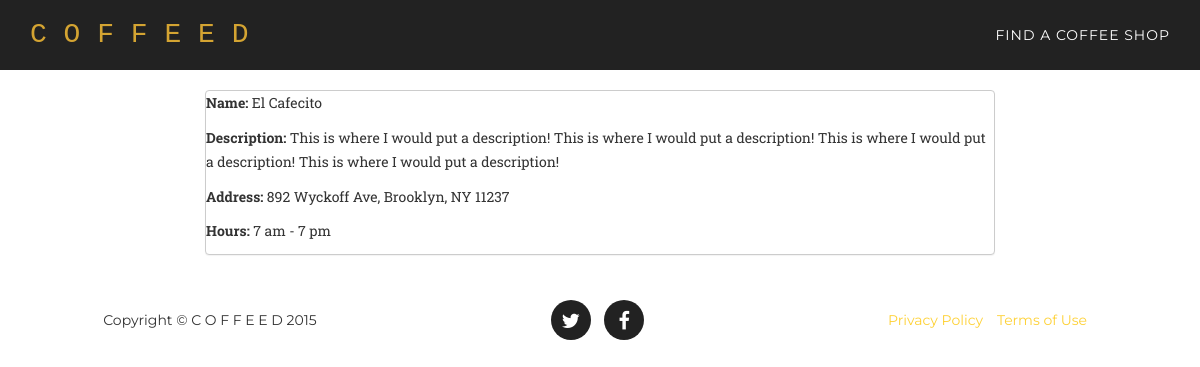
Before: /location/4/detail/ with the older database file.
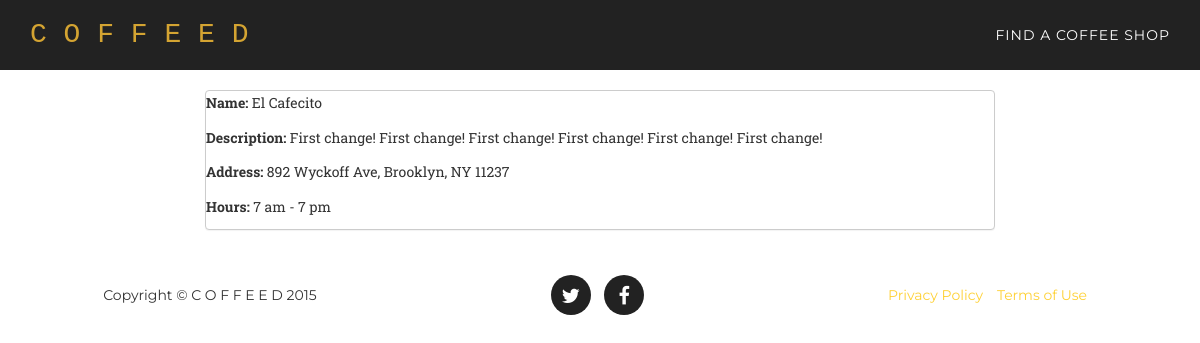
After: the same page with the newer database file.
### core/models.py (models this page shows, shortened)
class Location(models.Model):
	title = models.CharField(max_length=300)
	description = models.TextField(null=True, blank=True)
	address = models.TextField(null=True, blank=True)
	hours = models.TextField(null=True, blank=True)
	image_file = models.ImageField(upload_to=upload_to_location, null=True, blank=True)
	created_at = models.DateTimeField(auto_now_add=True) #record the time this location was created at

### core/views.py (the view)
# urls.py: url(r'location/(?P<pk>\d+)/detail/$', coreviews.LocationDetailView.as_view(), name = 'location_list'),
class LocationDetailView(DetailView):
	model = coremodels.Location
	template_name = 'location/detail.html'
	context_object_name = 'location'

### templates/location/detail.html
{% extends "base/theme.html" %}
{% block main_content %}
<div class="row main-content">
	<div class="col-md-2"></div>
	<div class="col-md-8">
		<div class='panel'>
			{% if location.title %} <p><b>Name: </b> {{ location.title }}</b></p> {% endif %}
			{% if location.description %} <p><b>Description: </b>{{ location.description }}</p> {% endif %}
			{% if location.address %} <p><b>Address: </b> {{ location.address }} </p> {% endif %}
			{% if location.hours %} <p><b>Hours: </b> {{ location.hours }} </p> {% endif %}
		</div>
	</div>
	<div class="col-md-2"></div>
</div>
{% endblock %}

### templates/base/theme.html (shortened to what this page needs)
{% extends "base/index.html" %}
{% block navigation %}
 	<li>
   		 <a class="page-scroll" href="/location">Find A Coffee Shop</a>
    </li>
{% endblock %}

### templates/base/index.html (shortened to what this page needs)
{% load staticfiles %}
<!DOCTYPE html>
<html lang="en">
<head>
    <link href="{% static "css/bootstrap.min.css" %}" rel="stylesheet">
    <link href="{% static "css/agency.css" %}" rel="stylesheet">
    <link href="{% static "font-awesome/css/font-awesome.min.css" %}" rel="stylesheet" type="text/css">
</head>
<body id="page-top" class="index">
    <nav class="navbar navbar-default navbar-fixed-top">
        <div class="container">
            <div class="navbar-header page-scroll">
                <a class="navbar-brand page-scroll" href="/">C O F F E E D</a>
            </div>
            <div class="collapse navbar-collapse" id="bs-example-navbar-collapse-1">
                <ul class="nav navbar-nav navbar-right">
                    {% block navigation %}{% endblock %}
                </ul>
            </div>
        </div>
    </nav>
    {% block main_content %}{% endblock %}
    <footer>
        <div class="container">
            <div class="row">
                <div class="col-md-4">
                    <span class="copyright">Copyright &copy; C O F F E E D 2015</span>
                </div>
                <div class="col-md-4">
                    <ul class="list-inline social-buttons">
                        <li><a href="https://twitter.com/getcoffeed"><i class="fa fa-twitter"></i></a>
                        </li>
                        <li><a href="https://www.facebook.com/getcoffeed"><i class="fa fa-facebook"></i></a>
                        </li>
                    </ul>
                </div>
                <div class="col-md-4">
                    <ul class="list-inline quicklinks">
                        <li><a href="#">Privacy Policy</a>
                        </li>
                        <li><a href="#">Terms of Use</a>
                        </li>
                    </ul>
                </div>
            </div>
        </div>
    </footer>
</body>
</html>

### static/css/agency.css (style rules this page uses)
body { overflow-x: hidden; font-family: "Roboto Slab","Helvetica Neue",Helvetica,Arial,sans-serif; }
p { font-size: 14px; line-height: 1.75; }
a, a:hover, a:focus, a:active, a.active { outline: 0; }
a { color: #fed136; }
.navbar-default { border-color: transparent; background-color: #222; }
.navbar-default .navbar-brand { font-family: "Kaushan Script","Helvetica Neue",Helvetica,Arial,cursive; color: #fed136; }
.navbar-default .navbar-collapse { border-color: rgba(255,255,255,.02); }
.navbar-default .nav li a { text-transform: uppercase; font-family: Montserrat,"Helvetica Neue",Helvetica,Arial,sans-serif; font-weight: 400; letter-spacing: 1px; color: #fff; }
@media (min-width:768px) { .navbar-default { padding: 10px 0; border: 0; background-color: #222; -webkit-transition: padding .3s; -moz-transition: padding .3s; transition: padding .3s; } }
@media (min-width:768px) { .navbar-default .navbar-brand { font-size: 2em; -webkit-transition: all .3s; -moz-transition: all .3s; transition: all .3s; } }
footer { padding: 25px 0; text-align: center; }
footer span.copyright { text-transform: uppercase; text-transform: none; font-family: Montserrat,"Helvetica Neue",Helvetica,Arial,sans-serif; line-height: 40px; }
footer ul.quicklinks { margin-bottom: 0; text-transform: uppercase; text-transform: none; font-family: Montserrat,"Helvetica Neue",Helvetica,Arial,sans-serif; line-height: 40px; }
ul.social-buttons { margin-bottom: 0; }
ul.social-buttons li a { display: block; width: 40px; height: 40px; border-radius: 100%; font-size: 20px; line-height: 40px; outline: 0; color: #fff; background-color: #222; -webkit-transition: all .3s; -moz-transition: all .3s; transition: all .3s; }
body { webkit-tap-highlight-color: #fed136; }
.panel { padding:0px; background-color: #fff; border: 1px solid #ccc; border-radius: 4px; -webkit-box-shadow: 0 1px 1px rgba(0,0,0,.05); box-shadow: 0 1px 1px rgba(0,0,0,.05); }
.navbar-default .navbar-brand { font-family: "Lucida Console", Monaco, monospace; color: #d4a432; }
.main-content { padding-top: 90px; }

Changed rows visible on the page:
changed Location "El Cafecito": description "This is where I would put a description! This is where I would put a description! This is where I would put a description! This is where I would put a description!" → "First change! First change! First change! First change! First change! First change!"
